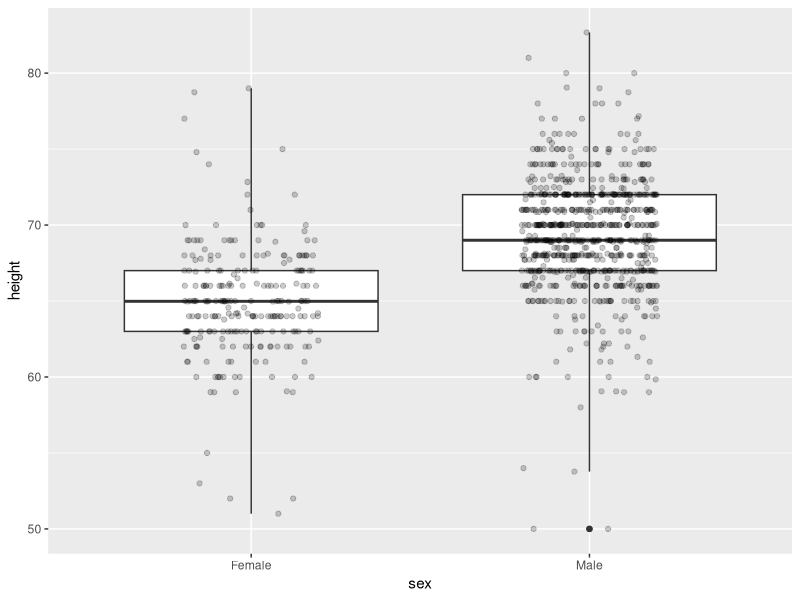
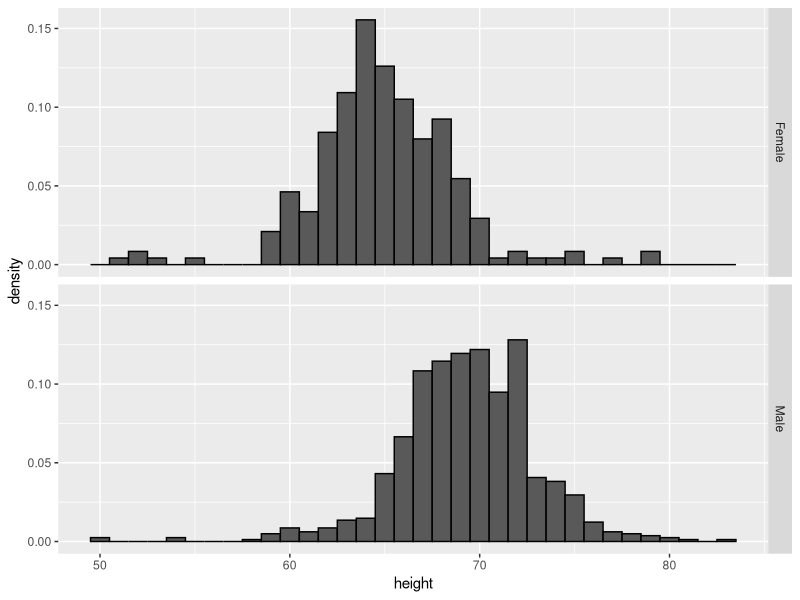

Source code (R) for these figures, in order:
library(dplyr)
library(ggplot2)
library(dslabs)
data(heights)
heights %>%
  ggplot(aes(sex,height)) +
  geom_boxplot(coef=3) +
  geom_jitter(width=0.2, alpha=0.2)

heights %>%
  ggplot(aes(height, ..density..)) +
  geom_histogram(binwidth=1, color="black") +
  facet_grid(sex~.)
